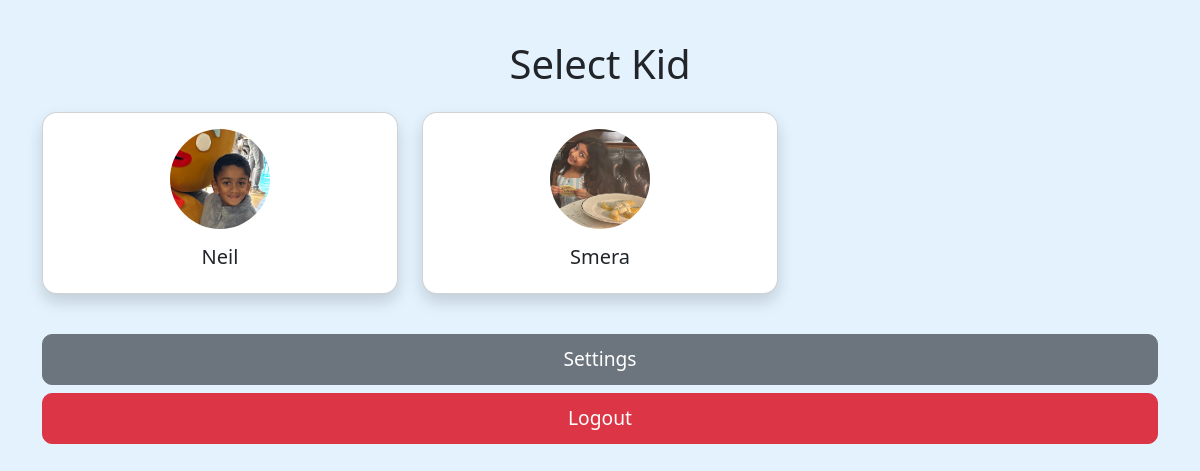
Screenshot of /kids (signed in) with the database file from the repository.
### tables this page shows
CREATE TABLE users (
                id INTEGER PRIMARY KEY AUTOINCREMENT,
                name TEXT NOT NULL,
                type TEXT NOT NULL,  -- 'parent' or 'kid'
                passcode TEXT NOT NULL,
                profile_pic TEXT
            );

### app.py (the view)
@app.route('/kids')
def kids():
    if 'user_id' not in session or session['type'] != 'parent':
        logger.debug(f"Access to /kids denied. Session: {session}")
        return redirect(url_for('landing'))
    with get_db() as db:
        kids = db.execute("SELECT * FROM users WHERE type = 'kid'").fetchall()
    return render_template('kids.html', kids=kids)

### app.py (called while the page is built)
def get_db():
    conn = sqlite3.connect('home.db')
    conn.row_factory = sqlite3.Row
    return conn

### templates/kids.html (shortened to what this page needs)
{% extends 'base.html' %}
{% block content %}
<h1 class="text-center mb-4">Select Kid</h1>
<div class="row">
    {% for kid in kids %}
    <div class="col-6 col-md-4 mb-3">
        <a href="{{ url_for('set_view', kid_id=kid.id) }}" class="text-decoration-none">
            <div class="card shadow text-center">
                <img src="{{ url_for('uploads', filename=kid.profile_pic) if kid.profile_pic else '/static/default.png' }}" class="card-img-top rounded-circle mx-auto mt-3" style="width:100px;height:100px;object-fit:cover;">
                <div class="card-body">
                    <h5>{{ kid.name }}</h5>
                </div>
            </div>
        </a>
    </div>
    {% endfor %}
</div>
<a href="{{ url_for('settings') }}" class="btn btn-secondary btn-lg w-100 mt-4">Settings</a>
<a href="{{ url_for('logout') }}" class="btn btn-danger btn-lg w-100 mt-2">Logout</a>
{% endblock %}

### static/style.css (style rules this page uses)
body.bg-light-blue { background-color: #E3F2FD; }
.card { background-color: #FFFFFF; border-radius: 15px; box-shadow: 0 4px 8px rgba(0,0,0,0.1); }
.btn { border-radius: 10px; font-size: 1.2rem; padding: 10px; }

### rows the page displays
users: profile_pic (placeholder picture), name "Neil"
users: profile_pic (picture), name "Smera"
